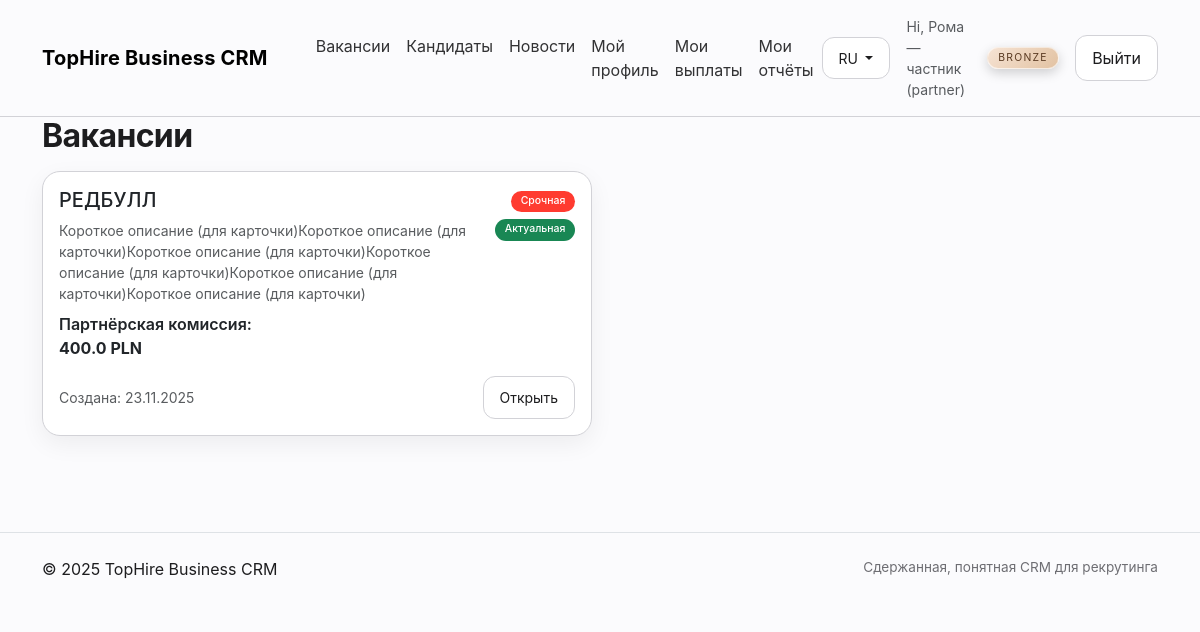
Screenshot of /jobs (signed in) with the database file from the repository.
### models.py (models this page shows, shortened)
class Base(DeclarativeBase):
    pass

class User(Base):
    __tablename__ = "users"
    id: Mapped[int] = mapped_column(primary_key=True)
    name: Mapped[str] = mapped_column(String(180))
    email: Mapped[str] = mapped_column(String(255), unique=True, index=True)
    password_hash: Mapped[str] = mapped_column(String(255))
    role: Mapped[str] = mapped_column(String(32))  # coordinator|recruiter|partner
    is_active: Mapped[bool] = mapped_column(Boolean, default=True)
    note: Mapped[str] = mapped_column(Text, default="")
    is_blocked: Mapped[bool] = mapped_column(Boolean, default=False)
    bank_account: Mapped[str] = mapped_column(String(255), default="")
    bank_name: Mapped[str] = mapped_column(String(255), default="")
    company_name: Mapped[str] = mapped_column(String(255), default="")
    tax_id: Mapped[str] = mapped_column(String(100), default="")
    address: Mapped[str] = mapped_column(Text, default="")
    payout_note: Mapped[str] = mapped_column(Text, default="")
    created_at: Mapped[datetime] = mapped_column(DateTime, default=datetime.utcnow)

class Job(Base):
    __tablename__ = "jobs"
    id: Mapped[int] = mapped_column(primary_key=True)
    title: Mapped[str] = mapped_column(String(200))
    location: Mapped[str] = mapped_column(String(200), default="")
    description: Mapped[str] = mapped_column(Text, default="")
    short_description: Mapped[str] = mapped_column(String(255), default="")
    status: Mapped[str] = mapped_column(String(32), default="active")
    priority: Mapped[str] = mapped_column(String(32), default="normal")  # urgent|normal|low
    gender_preference: Mapped[str] = mapped_column(String(32), default="")  # m/f/any, хранится как текст
    age_to: Mapped[int] = mapped_column(Integer, default=0)  # 0 = без ограничения
    partner_fee_amount: Mapped[float] = mapped_column(Float, default=0.0)
    recruiter_fee_amount: Mapped[float] = mapped_column(Float, default=0.0)
    promo_multiplier: Mapped[float] = mapped_column(Float, default=1.0)
    promo_label: Mapped[str] = mapped_column(String(255), default="")
    created_at: Mapped[datetime] = mapped_column(DateTime, default=datetime.utcnow)

### app.py (the view)
@app.route("/jobs")
@login_required
def jobs():
    jobs = (
        db.session.query(Job)
        .filter(Job.status != "deleted")
        .order_by(
            case(
                (Job.status == "active", 0),
                (Job.status == "inactive", 1),
                else_=2,
            ),
            case(
                (Job.priority == "top", 0),
                (Job.priority == "urgent", 1),
                (Job.priority == "normal", 2),
                else_=3,
            ),
            Job.created_at.desc(),
        )
        .limit(200)
        .all()
    )
    return render_template("jobs.html", jobs=jobs)

### app.py (called while the page is built)
@app.context_processor
def inject_brand():
    lang = session.get("lang", "ru")
    return {"BRAND": BRAND, "current_lang": lang}

@app.before_request
def load_user():
    g.user = None
    uid = session.get("uid")
    if uid:
        g.user = db.session.get(User, uid)
    g.inbox_count = 0
    g.news_unread_count = 0
    if g.user and g.user.role in ("recruiter","coordinator"):
        g.inbox_count = db.session.query(func.count(Candidate.id)).filter(Candidate.status=="Подан").scalar() or 0
    if g.user:
        g.news_unread_count = (
            db.session.query(func.count(News.id))
            .outerjoin(NewsRead, (NewsRead.news_id == News.id) & (NewsRead.user_id == g.user.id))
            .filter(News.is_published == True, NewsRead.id.is_(None))
            .scalar()
            or 0
        )

def login_required(f):
    from functools import wraps
    @wraps(f)
    def wrapper(*a, **kw):
        if not g.user:
            return redirect(url_for("login"))
        return f(*a, **kw)
    return wrapper

### templates/jobs.html (shortened to what this page needs)
{% extends "layout.html" %}
{% block content %}
<div class="d-flex justify-content-between align-items-center mb-3">
  <h2 class="hero-title mb-0">Вакансии</h2>
</div>
<div class="row row-cols-1 row-cols-md-2 g-3">
{% for j in jobs %}
  <div class="col">
    <div class="card p-3 job-card h-100">
      <div class="d-flex justify-content-between align-items-start mb-2">
        <div>
          <h5 class="mb-1">{{ j.title }}</h5>
          {% if j.short_description %}
          <div class="small mt-2 text-body-secondary job-short">
            {{ j.short_description }}
          </div>
          {% endif %}
        </div>
        <div class="text-end small">
          <div class="mb-1">
            {% if j.priority == 'top' %}
              <span class="badge text-bg-warning">Закреплена</span>
            {% elif j.priority == 'urgent' %}
              <span class="badge text-bg-danger">Срочная</span>
            {% elif j.priority == 'low' %}
              <span class="badge text-bg-light text-muted">Низкий приоритет</span>
            {% else %}
              <span class="badge text-bg-secondary">Обычная</span>
            {% endif %}
          </div>
          <div>
            {% if j.status == 'inactive' %}
              <span class="badge text-bg-light text-muted">Не актуальная</span>
            {% elif j.status == 'active' %}
              <span class="badge text-bg-success">Актуальная</span>
            {% else %}
              <span class="badge text-bg-secondary">{{ j.status }}</span>
            {% endif %}
          </div>
        </div>
      </div>
      <div class="mb-2">
        <div class="fw-semibold">Партнёрская комиссия:</div>
        {% if j.promo_multiplier and j.promo_multiplier > 1 %}
          <div class="d-flex flex-column">
            <div>
              <span class="text-decoration-line-through text-muted small me-1">{{ j.partner_fee_amount }} PLN</span>
              <strong>{{ (j.partner_fee_amount * j.promo_multiplier)|round(2) }} PLN</strong>
            </div>
            {% if j.promo_label %}
              <div class="small text-warning-emphasis">✨ {{ j.promo_label }}</div>
            {% endif %}
          </div>
        {% else %}
          <strong>{{ j.partner_fee_amount }} PLN</strong>
        {% endif %}
      </div>
      <div class="d-flex justify-content-between align-items-center mt-2">
        <div class="small text-muted">
          Создана: {{ j.created_at.strftime('%d.%m.%Y') if j.created_at }}
        </div>
        <div class="text-end text-nowrap">
          <a class="btn btn-outline-secondary btn-sm" href="{{ url_for('job_view', job_id=j.id) }}">Открыть</a>
        </div>
      </div>
    </div>
  </div>
{% endfor %}
</div>
{% endblock %}

### templates/layout.html (shortened to what this page needs)
<!doctype html>
<html lang="{{ current_lang or 'ru' }}">
<head>
  <link href="https://cdn.jsdelivr.net/npm/bootstrap@5.3.3/dist/css/bootstrap.min.css" rel="stylesheet">
  <link href="{{ url_for('static', filename='css/tophire.css') }}" rel="stylesheet">
</head>
<body>
<nav class="navbar navbar-expand-lg py-3">
  <div class="container">
    <a class="navbar-brand brand" href="{{ url_for('index') }}">{{ BRAND }}</a>
    {% if g.user %}
    <div class="collapse navbar-collapse" id="nav">
      <ul class="navbar-nav ms-4 me-auto">
        <li class="nav-item"><a class="nav-link" href="{{ url_for('jobs') }}">{{ "Вакансії" if current_lang=="uk" else "Вакансии" }}</a></li>
        <li class="nav-item"><a class="nav-link" href="{{ url_for('candidates') }}">{{ "Кандидати" if current_lang=="uk" else "Кандидаты" }}</a></li>
        <li class="nav-item">
          <a class="nav-link" href="{{ url_for('news_list') }}">
            {{ "Новини" if current_lang=="uk" else "Новости" }}
          </a>
        </li>
        {% if g.user.role == 'partner' %}
          <li class="nav-item"><a class="nav-link" href="{{ url_for('partner_profile') }}">{{ "Мій профіль" if current_lang=="uk" else "Мой профиль" }}</a></li>
          <li class="nav-item"><a class="nav-link" href="{{ url_for('partner_earnings') }}">{{ "Мої виплати" if current_lang=="uk" else "Мои выплаты" }}</a></li>
          <li class="nav-item"><a class="nav-link" href="{{ url_for('partner_reports') }}">{{ "Мої звіти" if current_lang=="uk" else "Мои отчёты" }}</a></li>
        {% endif %}
      </ul>
      <div class="d-flex align-items-center gap-3">
        <div class="dropdown">
          <button class="btn btn-sm btn-outline-secondary dropdown-toggle" type="button" data-bs-toggle="dropdown">
            {{ "UA" if current_lang=="uk" else "RU" }}
          </button>
        </div>
        <span class="text-muted small d-inline-flex align-items-center gap-2">
          <span>{{ "Привіт" if current_lang=="uk" else "Hi" }}, {{ g.user.name }} ({{ g.user.role }})</span>
          {% if g.user.role == 'partner' %}
            {% set tiers = ['Bronze','Silver','Gold','Platinum','Diamond'] %}
            {% set tier = g.user.note if g.user.note in tiers else 'Bronze' %}
            <span class="tier-badge tier-badge-nav tier-{{ tier|lower }}">{{ tier }}</span>
          {% endif %}
        </span>
        <a class="btn btn-outline-secondary" href="{{ url_for('logout') }}">{{ "Вийти" if current_lang=="uk" else "Выйти" }}</a>
      </div>
    </div>
    {% endif %}
  </div>
</nav>
<main class="container pb-5">
  {% block content %}{% endblock %}
</main>
<footer class="py-4 mt-5 border-top">
  <div class="container d-flex justify-content-between">
    <span>© {{ 2025 }} {{ BRAND }}</span>
    <span class="small-note">{{ "Стримана, зрозуміла CRM для рекрутингу" if current_lang=="uk" else "Сдержанная, понятная CRM для рекрутинга" }}</span>
  </div>
</footer>
</body></html>

### static/css/tophire.css (style rules this page uses)
:root { --bg:#fbfbfd; --card:#ffffff; --text:#1d1d1f; --muted:#6e6e73; --blue:#0071e3; --line:#d2d2d7; --shadow: 0 8px 24px rgba(0,0,0,.06); --radius: 18px; }
html,body { background:var(--bg); color:var(--text); font-family:-apple-system, BlinkMacSystemFont, 'Segoe UI', Roboto, 'Helvetica Neue', Arial }
.navbar { background:transparent; border-bottom:1px solid var(--line); }
.nav-link { color:var(--text)!important; opacity:.9 }
.btn { border-radius:12px; padding:.6rem 1rem }
.btn-outline-secondary { border-color:var(--line); color:var(--text); background:#fff }
.badge { border-radius:999px; font-weight:500; padding:.35rem .6rem }
.card { background:var(--card); border:1px solid var(--line); border-radius:var(--radius); box-shadow:var(--shadow) }
.hero-title { font-size:2rem; font-weight:700; letter-spacing:-.02em }
.badge.text-bg-danger { background:#ff3b30!important; color:#fff!important }
.small-note { color:var(--muted); font-size:.85rem }
.brand { font-weight:700; letter-spacing:.2px }
.tier-badge { display: inline-flex; align-items: center; justify-content: center; padding: 0.25rem 0.9rem; border-radius: 999px; font-size: 0.7rem; text-transform: uppercase; letter-spacing: .12em; border: 1px solid rgba(255,255,255,0.6); box-shadow: 0 4px 12px rgba(0,0,0,0.18); background: #f5f5f7; }
.tier-bronze { background: linear-gradient(135deg,#f6e3d4,#e2c2a2); color: #5a3a22; }
.tier-badge-nav { font-size: 0.65rem; padding: 0.15rem 0.65rem; margin-left: 0.25rem; }

### templates/jobs.html (style rules this page uses)
.job-card { cursor: default; transition: all 0.15s ease-in-out; }
.job-short { overflow-wrap: anywhere; word-break: break-word; }

### rows the page displays
User: user.name "Рома — частник", user.role "partner"
Job: title "РЕДБУЛЛ", short_description "Короткое описание (для карточки)Короткое описание (для карточки)Короткое описание (для карточки)Короткое описание (для карточки)Короткое описание (для карточки)Короткое описание (для карточки)", priority "Срочная", status "Актуальная", partner_fee_amount "400.0", created_at "23.11.2025"

### other values shown
{{ BRAND }} "TopHire Business CRM"
{{ "Вакансії" if current_lang=="uk" else "Вакансии" }} "Вакансии"
{{ "Кандидати" if current_lang=="uk" else "Кандидаты" }} "Кандидаты"
{{ "Новини" if current_lang=="uk" else "Новости" }} "Новости"
{{ "Мій профіль" if current_lang=="uk" else "Мой профиль" }} "Мой профиль"
{{ "Мої виплати" if current_lang=="uk" else "Мои выплаты" }} "Мои выплаты"
{{ "Мої звіти" if current_lang=="uk" else "Мои отчёты" }} "Мои отчёты"
{{ "UA" if current_lang=="uk" else "RU" }} "RU"
{{ "Привіт" if current_lang=="uk" else "Hi" }} "Hi"
{{ tier }} "BRONZE"
{{ "Вийти" if current_lang=="uk" else "Выйти" }} "Выйти"
{{ 2025 }} "2025"
